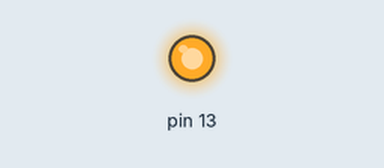
Recording of a sketch running on a simulated Arduino Uno, built with avr-gcc and run on an emulated ATmega328P. Parts: output pins drawn as LEDs (lit = HIGH).

Above: at 0.2 s.
At 24.0 s:
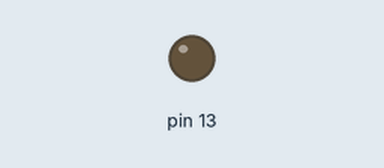
Timing chart, 0 to 32.5 s (numbered marks = the images above):
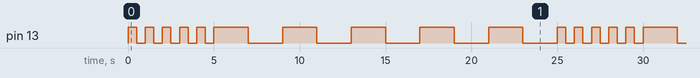

The sketch:

sketch_mar21a.ino
```cpp
void setup() {
  // put your setup code here, to run once:
pinMode (13,OUTPUT);
}

void loop() {
  // put your main code here, to run repeatedly:
int x, y;

for(x=0;x<5;x++){
digitalWrite(13,HIGH);
delay(500);
digitalWrite(13,LOW);
delay(500);
}

for(y=0;y<5;y++){
digitalWrite(13,HIGH);
delay(2000);
digitalWrite(13,LOW);
delay(2000);
}
}
```

Measured:
- by itself, pin 13: repeats every 25.0 s: 4 × (LOW 0.50 s, HIGH 0.50 s), LOW 0.50 s, 5 × (HIGH 2.0 s, LOW 2.0 s), HIGH 0.50 s
- by itself, everything shown: repeats every 25.0 s, in 20 steps
